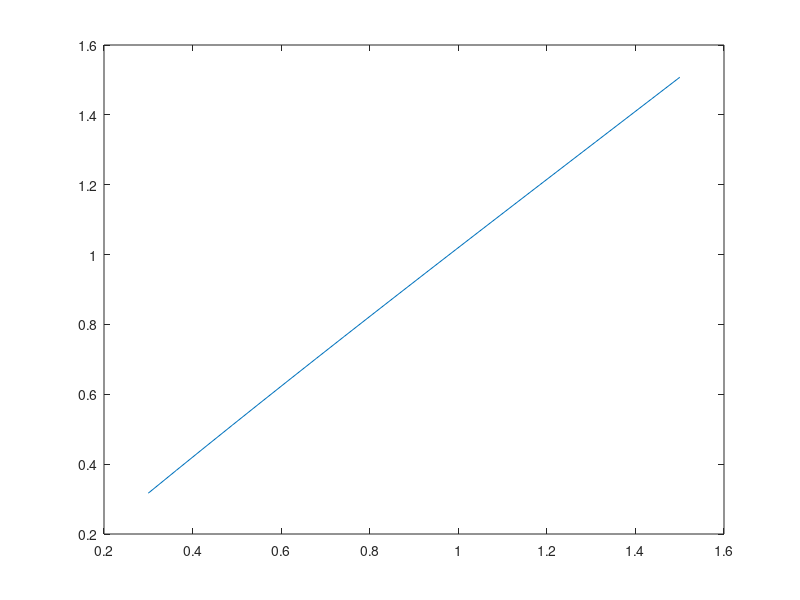

This figure's MATLAB source:
  Base=2;
  Lbuf=5;
  x=linspace(.3,1.5,20);
  r_lens=x;
  
  l_minore=Base-r_lens;
  angolo=Lbuf./l_minore;
  Rc=r_lens.*sqrt(1+1./angolo.^2)   
  
  figure, plot(x,Rc)